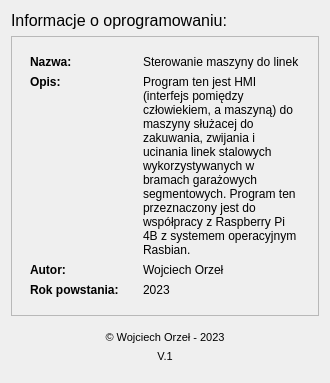
<?xml version="1.0" encoding="UTF-8"?>
<ui version="4.0">
 <class>Info</class>
 <widget class="QDialog" name="Info">
  <property name="sizePolicy">
   <sizepolicy hsizetype="Fixed" vsizetype="Fixed">
    <horstretch>0</horstretch>
    <verstretch>0</verstretch>
   </sizepolicy>
  </property>
  <property name="font">
   <font>
    <family>Tahoma</family>
    <pointsize>12</pointsize>
   </font>
  </property>
  <property name="windowTitle">
   <string>Informacje o oprogramowaniu</string>
  </property>
  <layout class="QVBoxLayout" name="verticalLayout_3">
   <item>
    <widget class="QLabel" name="label">
     <property name="text">
      <string>Informacje o oprogramowaniu:</string>
     </property>
    </widget>
   </item>
   <item>
    <widget class="QFrame" name="frame">
     <property name="font">
      <font>
       <family>Tahoma</family>
       <pointsize>9</pointsize>
      </font>
     </property>
     <property name="frameShape">
      <enum>QFrame::StyledPanel</enum>
     </property>
     <property name="frameShadow">
      <enum>QFrame::Raised</enum>
     </property>
     <layout class="QGridLayout" name="gridLayout_2">
      <item row="0" column="0">
       <widget class="QWidget" name="widget_labels" native="true">
        <property name="font">
         <font>
          <family>Tahoma</family>
          <pointsize>9</pointsize>
          <bold>true</bold>
         </font>
        </property>
        <layout class="QVBoxLayout" name="verticalLayout">
         <item>
          <widget class="QLabel" name="label_2">
           <property name="text">
            <string>Nazwa:</string>
           </property>
          </widget>
         </item>
         <item>
          <widget class="QLabel" name="label_4">
           <property name="text">
            <string>Opis:</string>
           </property>
          </widget>
         </item>
         <item>
          <spacer name="verticalSpacer">
           <property name="orientation">
            <enum>Qt::Vertical</enum>
           </property>
           <property name="sizeHint" stdset="0">
            <size>
             <width>20</width>
             <height>40</height>
            </size>
           </property>
          </spacer>
         </item>
         <item>
          <widget class="QLabel" name="label_3">
           <property name="text">
            <string>Autor:</string>
           </property>
          </widget>
         </item>
         <item>
          <widget class="QLabel" name="label_5">
           <property name="text">
            <string>Rok powstania:</string>
           </property>
          </widget>
         </item>
        </layout>
       </widget>
      </item>
      <item row="0" column="1">
       <widget class="QWidget" name="widget_info" native="true">
        <property name="font">
         <font>
          <family>Tahoma</family>
          <pointsize>9</pointsize>
         </font>
        </property>
        <layout class="QVBoxLayout" name="verticalLayout_2">
         <item>
          <widget class="QLabel" name="label_7">
           <property name="text">
            <string>Sterowanie maszyny do linek</string>
           </property>
          </widget>
         </item>
         <item>
          <widget class="QLabel" name="label_8">
           <property name="sizePolicy">
            <sizepolicy hsizetype="Ignored" vsizetype="Preferred">
             <horstretch>0</horstretch>
             <verstretch>0</verstretch>
            </sizepolicy>
           </property>
           <property name="text">
            <string>Program ten jest HMI (interfejs pomiędzy człowiekiem, a maszyną) do  maszyny służacej do zakuwania, zwijania i ucinania linek stalowych wykorzystywanych w bramach garażowych segmentowych. Program ten przeznaczony jest do współpracy z Raspberry Pi 4B z systemem operacyjnym Rasbian. </string>
           </property>
           <property name="scaledContents">
            <bool>false</bool>
           </property>
           <property name="wordWrap">
            <bool>true</bool>
           </property>
          </widget>
         </item>
         <item>
          <widget class="QLabel" name="label_9">
           <property name="text">
            <string>Wojciech Orzeł</string>
           </property>
          </widget>
         </item>
         <item>
          <widget class="QLabel" name="label_10">
           <property name="text">
            <string>2023</string>
           </property>
          </widget>
         </item>
        </layout>
       </widget>
      </item>
     </layout>
    </widget>
   </item>
   <item>
    <widget class="QWidget" name="widget_3" native="true">
     <property name="font">
      <font>
       <family>Tahoma</family>
       <pointsize>8</pointsize>
      </font>
     </property>
     <layout class="QVBoxLayout" name="verticalLayout_4">
      <item>
       <widget class="QLabel" name="label_6">
        <property name="text">
         <string>© Wojciech Orzeł - 2023</string>
        </property>
        <property name="alignment">
         <set>Qt::AlignCenter</set>
        </property>
       </widget>
      </item>
      <item>
       <widget class="QLabel" name="label_11">
        <property name="text">
         <string>V.1</string>
        </property>
        <property name="alignment">
         <set>Qt::AlignCenter</set>
        </property>
       </widget>
      </item>
     </layout>
    </widget>
   </item>
  </layout>
 </widget>
 <resources/>
 <connections/>
 <designerdata>
  <property name="gridDeltaX">
   <number>10</number>
  </property>
  <property name="gridDeltaY">
   <number>10</number>
  </property>
  <property name="gridSnapX">
   <bool>true</bool>
  </property>
  <property name="gridSnapY">
   <bool>true</bool>
  </property>
  <property name="gridVisible">
   <bool>true</bool>
  </property>
 </designerdata>
</ui>
